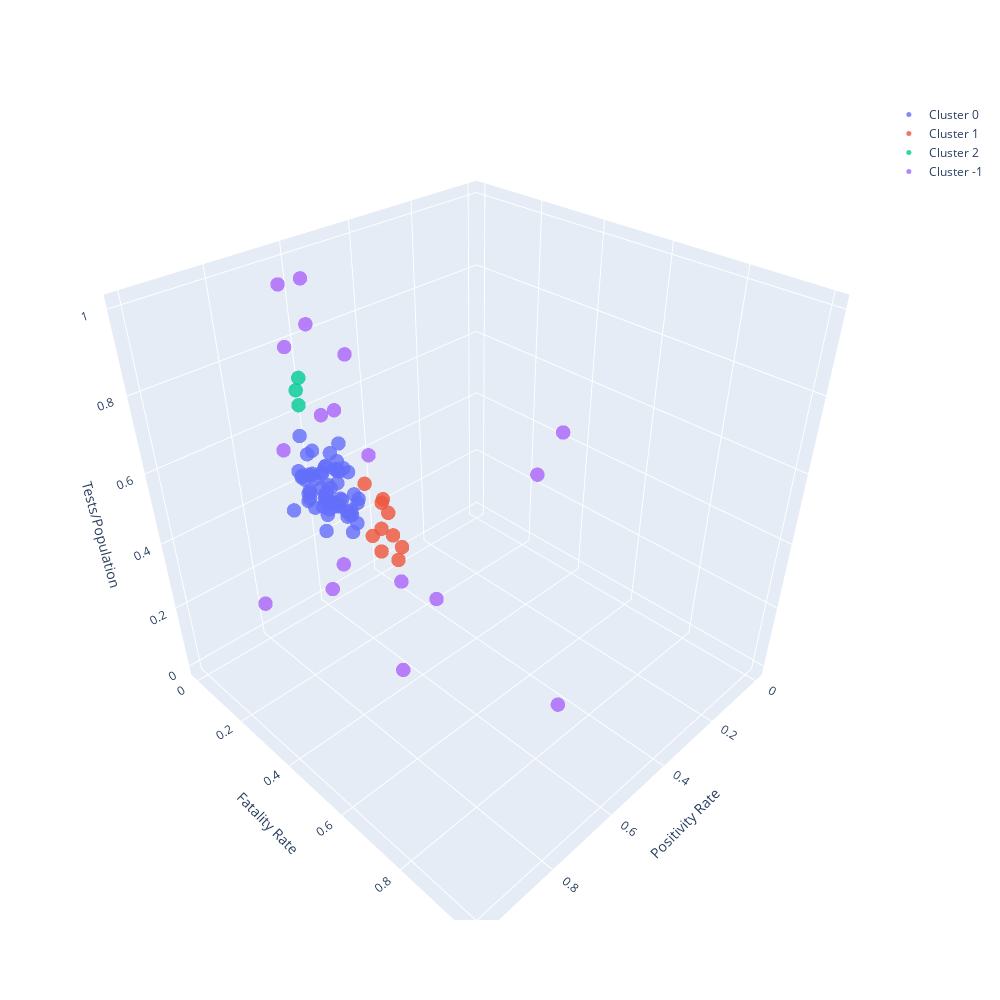

This figure's notebook cell:
### Code cell
# Making this work with jupyter notebook might be a bit tricky.
# I tried : pip install --upgrade jupyter notebook nbformat
# And restarted the notebook, after that it worked.
# The error something likenbformat>4.9 although nbformat was installed.

# Create a trace for each cluster
traces = []
for cluster in unique_clusters:
    # Filter the data points belonging to the current cluster
    cluster_data = covid19_df_metrics[clusters == cluster][['Country','Positivity Rate', 'Fatality Rate', 'Tests/population']].values

    # Create a trace for the current cluster
    trace = go.Scatter3d(
        text = cluster_data[:, 0],
        x=cluster_data[:, 1],
        y=cluster_data[:, 2],
        z=cluster_data[:, 3],
        mode='markers',
        marker=dict(
            size=5,
            color=cluster,  # Assign a unique color to each cluster
            colorscale='Viridis',
            opacity=0.8
        ),
        name=f'Cluster {cluster}'
    )
    traces.append(trace)

# Create the layout and figure
layout = go.Layout(
    scene=dict(
        xaxis_title='Positivity Rate',
        yaxis_title='Fatality Rate',
        zaxis_title='Tests/Population'
    ),
    showlegend=True
)

fig = go.Figure(data=traces, layout=layout)

# Update the size of the figure
fig.update_layout(width=1000, height=1000)

# Customize the hover label format
fig.update_traces(hovertemplate='<b>%{text}</b><br>'
                                'Positivity Rate: %{x:.2f}<br>'
                                'Fatality Rate: %{y:.2f}<br>'
                                'Tests/Population: %{z:.2f}')
# Show the figure
fig.show()

### Figure 1 — Plotly figure (JSON) as saved in the notebook; plotly's stock layout.template omitted (floating-point values rounded to 4 significant figures)
{"data": [{"hovertemplate": "<b>%{text}</b><br>Positivity Rate: %{x:.2f}<br>Fatality Rate: %{y:.2f}<br>Tests/Population: %{z:.2f}", "marker": {"color": 0, "colorscale": [[0, "#440154"], [0.1111, "#482878"], [0.2222, "#3e4989"], [0.3333, "#31688e"], [0.4444, "#26828e"], [0.5556, "#1f9e89"], [0.6667, "#35b779"], [0.7778, "#6ece58"], [0.8889, "#b5de2b"], [1, "#fde725"]], "opacity": 0.8, "size": 5}, "mode": "markers", "name": "Cluster 0", "text": ["Albania", "Argentina", "Bangladesh", "Canada", "Chile", "Colombia", "Costa Rica", "Croatia", "Cuba", "Dominican Republic", "Estonia", "Ethiopia", "Finland", "France", "Ghana", "Iceland", "India", "Indonesia", "Iraq", "Ireland", "Jamaica", "Japan", "Kazakhstan", "Latvia", "Libya", "Lithuania", "Malaysia", "Morocco", "Mozambique", "Myanmar", "Namibia", "Nepal", "New Zealand", "Norway", "Pakistan", "Panama", "Paraguay", "Philippines", "Poland", "Portugal", "Romania", "Russia", "Rwanda", "Saudi Arabia", "Senegal", "Serbia", "Slovenia", "South Korea", "Sri Lanka", "Sweden", "Switzerland", "Thailand", "Togo", "Trinidad and Tobago", "Turkey", "Uganda", "Ukraine", "United States", "Uruguay", "Zambia"], "type": "scatter3d", "x": [0.7238, 0.7605, 0.6904, 0.6651, 0.675, 0.6801, 0.7617, 0.7048, 0.6541, 0.7119, 0.6701, 0.6712, 0.6535, 0.6689, 0.6519, 0.6541, 0.6645, 0.7053, 0.6801, 0.6674, 0.6498, 0.6653, 0.6582, 0.6666, 0.6848, 0.6774, 0.6622, 0.6771, 0.6909, 0.6656, 0.6885, 0.6877, 0.6479, 0.6535, 0.6682, 0.7045, 0.715, 0.6696, 0.7048, 0.6788, 0.6899, 0.6593, 0.65, 0.6563, 0.6751, 0.6973, 0.6828, 0.6521, 0.6598, 0.6703, 0.6894, 0.6506, 0.6565, 0.6583, 0.6733, 0.6697, 0.7056, 0.6751, 0.6659, 0.671], "y": [0.1737, 0.2641, 0.1581, 0.2706, 0.2674, 0.2856, 0.1387, 0.2421, 0.05597, 0.13, 0.08468, 0.152, 0.1292, 0.2437, 0.06461, 0.03681, 0.1438, 0.292, 0.2025, 0.207, 0.1895, 0.1908, 0.1197, 0.1967, 0.1689, 0.1683, 0.02495, 0.1859, 0.1055, 0.2399, 0.1068, 0.09772, 0.107, 0.08218, 0.2357, 0.1781, 0.2102, 0.2265, 0.2753, 0.214, 0.2722, 0.2128, 0.1404, 0.1788, 0.2709, 0.09264, 0.2128, 0.1859, 0.04585, 0.2052, 0.1874, 0.01844, 0.1212, 0.1881, 0.1029, 0.07664, 0.2066, 0.1872, 0.1019, 0.1409], "z": [0.456, 0.4525, 0.4347, 0.5005, 0.5165, 0.5034, 0.4495, 0.4838, 0.4644, 0.4486, 0.5445, 0.434, 0.5202, 0.5652, 0.4646, 0.5693, 0.4559, 0.4352, 0.4595, 0.5492, 0.6118, 0.4406, 0.5013, 0.551, 0.4597, 0.5523, 0.4642, 0.4543, 0.4331, 0.4383, 0.45, 0.4427, 0.4877, 0.546, 0.4381, 0.5062, 0.4486, 0.4436, 0.4712, 0.5596, 0.4807, 0.5574, 0.4625, 0.4977, 0.4348, 0.4985, 0.5652, 0.4502, 0.447, 0.5786, 0.5115, 0.437, 0.4358, 0.4575, 0.4976, 0.4329, 0.4584, 0.5952, 0.4779, 0.4408]}, {"hovertemplate": "<b>%{text}</b><br>Positivity Rate: %{x:.2f}<br>Fatality Rate: %{y:.2f}<br>Tests/Population: %{z:.2f}", "marker": {"color": 1, "colorscale": [[0, "#440154"], [0.1111, "#482878"], [0.2222, "#3e4989"], [0.3333, "#31688e"], [0.4444, "#26828e"], [0.5556, "#1f9e89"], [0.6667, "#35b779"], [0.7778, "#6ece58"], [0.8889, "#b5de2b"], [1, "#fde725"]], "opacity": 0.8, "size": 5}, "mode": "markers", "name": "Cluster 1", "text": ["Australia", "Belgium", "Bulgaria", "Fiji", "Greece", "Guatemala", "Hungary", "Italy", "South Africa", "Zimbabwe"], "type": "scatter3d", "x": [0.6481, 0.6735, 0.6923, 0.6481, 0.6594, 0.7098, 0.6903, 0.6707, 0.7001, 0.6979], "y": [0.3408, 0.3093, 0.4539, 0.3698, 0.3713, 0.401, 0.3816, 0.364, 0.3599, 0.4457], "z": [0.5255, 0.5655, 0.471, 0.4363, 0.5077, 0.4393, 0.4837, 0.5381, 0.4569, 0.4329]}, {"hovertemplate": "<b>%{text}</b><br>Positivity Rate: %{x:.2f}<br>Fatality Rate: %{y:.2f}<br>Tests/Population: %{z:.2f}", "marker": {"color": 2, "colorscale": [[0, "#440154"], [0.1111, "#482878"], [0.2222, "#3e4989"], [0.3333, "#31688e"], [0.4444, "#26828e"], [0.5556, "#1f9e89"], [0.6667, "#35b779"], [0.7778, "#6ece58"], [0.8889, "#b5de2b"], [1, "#fde725"]], "opacity": 0.8, "size": 5}, "mode": "markers", "name": "Cluster 2", "text": ["Cyprus", "Israel", "Kuwait"], "type": "scatter3d", "x": [0.6525, 0.6665, 0.6563], "y": [0.05811, 0.06678, 0.04688], "z": [0.7368, 0.6724, 0.7009]}, {"hovertemplate": "<b>%{text}</b><br>Positivity Rate: %{x:.2f}<br>Fatality Rate: %{y:.2f}<br>Tests/Population: %{z:.2f}", "marker": {"color": -1, "colorscale": [[0, "#440154"], [0.1111, "#482878"], [0.2222, "#3e4989"], [0.3333, "#31688e"], [0.4444, "#26828e"], [0.5556, "#1f9e89"], [0.6667, "#35b779"], [0.7778, "#6ece58"], [0.8889, "#b5de2b"], [1, "#fde725"]], "opacity": 0.8, "size": 5}, "mode": "markers", "name": "Cluster -1", "text": ["Austria", "Bahrain", "Bolivia", "Bosnia and Herzegovina", "Cape Verde", "Denmark", "Ecuador", "El Salvador", "Luxembourg", "Malawi", "Malta", "Mexico", "Peru", "Qatar", "Slovakia", "Tunisia", "United Arab Emirates", "United Kingdom"], "type": "scatter3d", "x": [0.6573, 0.6588, 0.7517, 0.2035, 0.643, 0.6516, 0.7366, 0, 0.6558, 1.0, 0.6578, 0.7815, 0.8047, 0.6819, 0.6542, 0.6451, 0.6516, 0.663], "y": [0.1951, 0.02393, 0.5171, 0.4249, 0.09117, 0.1095, 0.6141, 0.3363, 0.1142, 0.3558, 0.1423, 1, 0.3821, 0, 0.2489, 0.3743, 0.01764, 0.3181], "z": [0.7064, 0.8067, 0.4419, 0.4264, 0.1052, 0.8897, 0.4407, 0.43, 1, 0.431, 0.6723, 0.4369, 0.4442, 0.5237, 0.8651, 0, 0.9568, 0.6419]}], "layout": {"height": 1000, "scene": {"xaxis": {"title": {"text": "Positivity Rate"}}, "yaxis": {"title": {"text": "Fatality Rate"}}, "zaxis": {"title": {"text": "Tests/Population"}}}, "showlegend": true, "width": 1000}}
